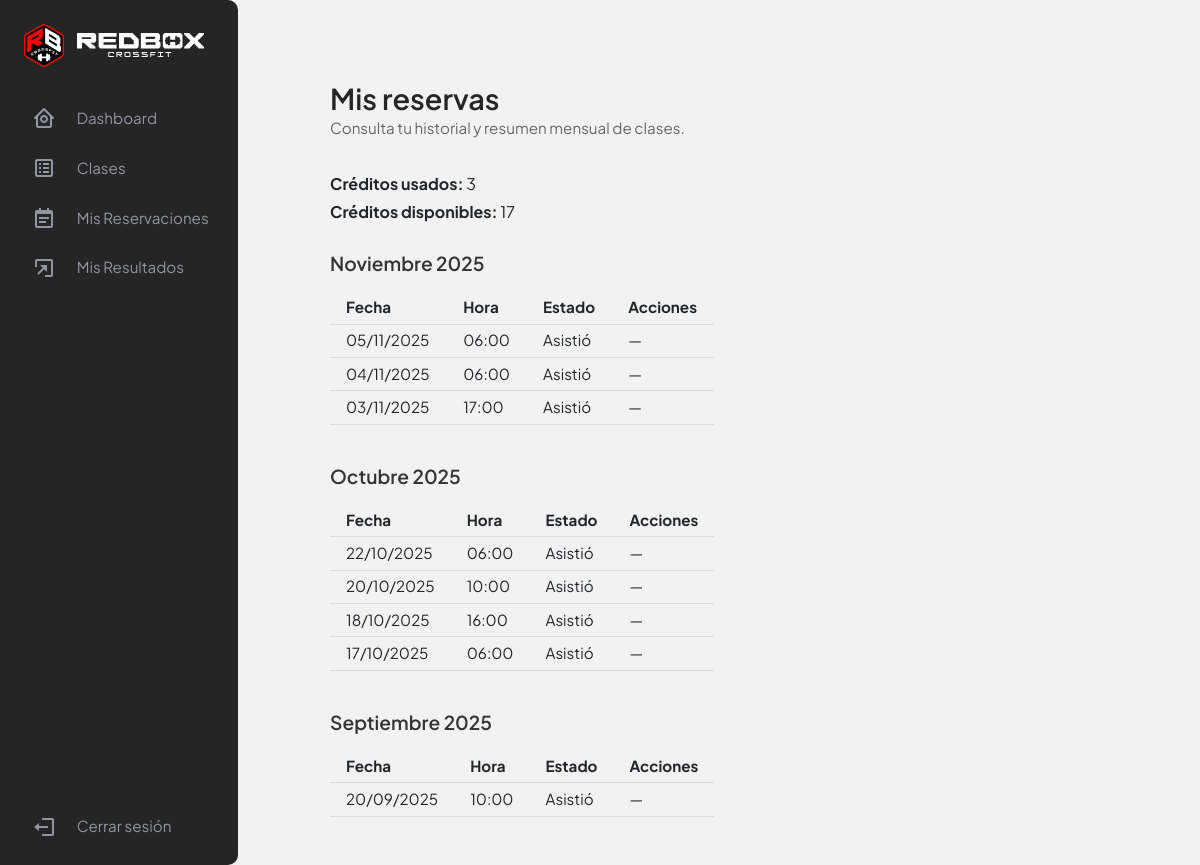
The page /myreservations/ (signed in) on the database as committed earlier.
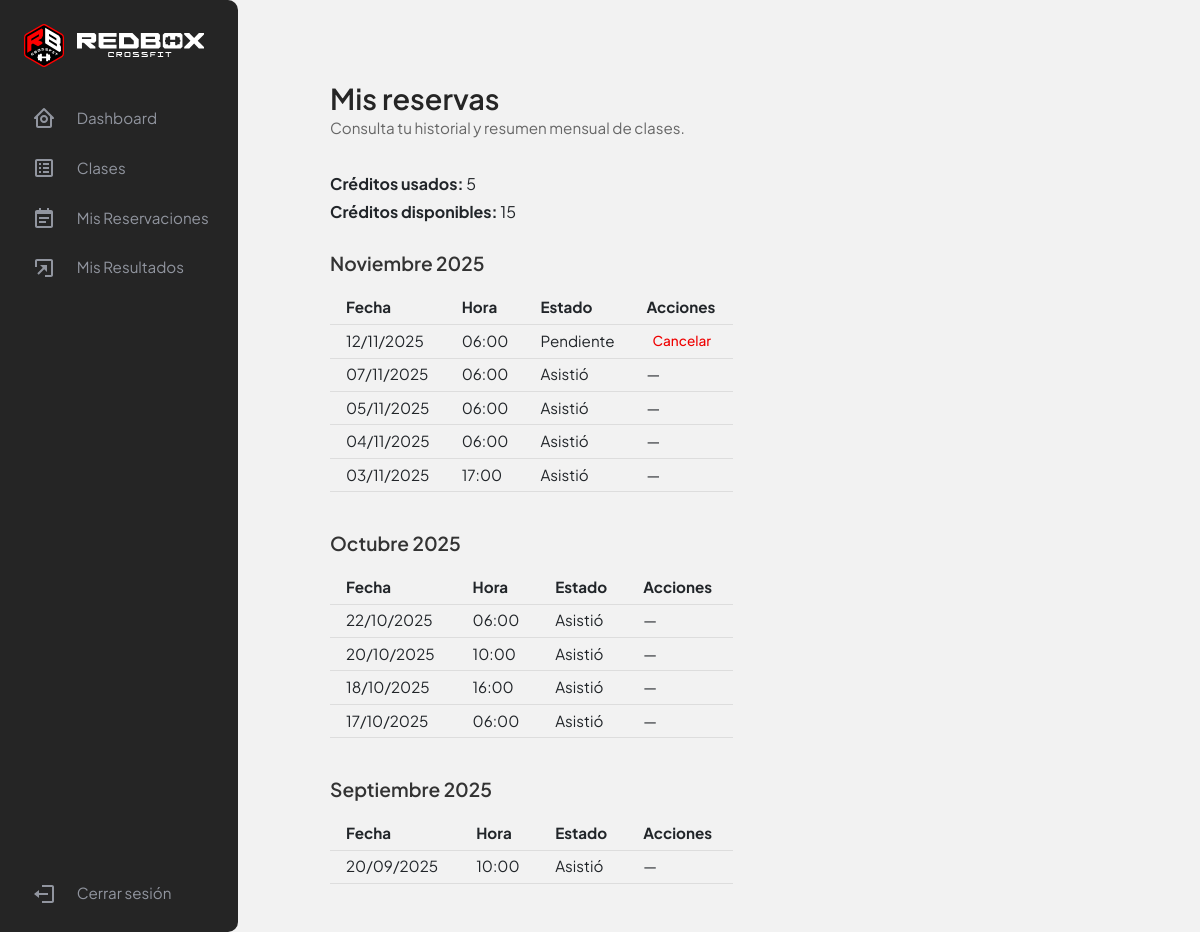
The same page on the database as committed later.
### tasks/models.py (models this page shows, shortened)
class Reservation(models.Model):
    user = models.ForeignKey(User, on_delete=models.CASCADE)
    date = models.DateField()
    time_slot = models.TimeField()

### tasks/views.py (the view)
# urls.py: path('myreservations/', views.myreservations, name='myreservations'),
@login_required
def myreservations(request):
    hoy = timezone.localdate()
    ahora = timezone.localtime()
    reservas = Reservation.objects.filter(
        user=request.user).order_by('-date', '-time_slot')
    reservas_por_mes = defaultdict(list)
    for r in reservas:
        fecha_hora = datetime.combine(r.date, r.time_slot)
        if timezone.is_naive(fecha_hora):
            fecha_hora = timezone.make_aware(fecha_hora)
        if hasattr(r, 'cancelada') and r.cancelada:
            estado = "Cancelada"
        elif fecha_hora < ahora:
            estado = "Asistió"
        else:
            estado = "Pendiente"
        mes = date_format(r.date, "F Y", use_l10n=True)
        reservas_por_mes[mes].append({
            'id': r.id,
            'fecha': r.date,
            'hora': r.time_slot,
            'estado': estado
        })
    reservas_mes = reservas.filter(date__month=hoy.month, date__year=hoy.year)
    creditos_usados = reservas_mes.count()
    request.user.profile.refresh_from_db()
    creditos_disponibles = request.user.profile.creditos
    return render(request, 'myreservations.html', {
        'reservas_por_mes': dict(reservas_por_mes),
        'creditos_usados': creditos_usados,
        'creditos_disponibles': creditos_disponibles,
    })

### tasks/templates/myreservations.html (shortened to what this page needs)
{% extends 'base.html' %}
{% load static %}
{% block content %}
<div class="gestion-roles-container mt-5">
    <h2 class="section-title">Mis reservas</h2>
    <p class="section-description mb-4">Consulta tu historial y resumen mensual de clases.</p>
    <div class="resumen-mensual mt-2">
        <div class="card-resumen">
            <p><strong>Créditos usados:</strong> {{ creditos_usados }}</p>
            <p><strong>Créditos disponibles:</strong> {{ creditos_disponibles }}</p>
        </div>
    </div>
    {% for mes, reservas in reservas_por_mes.items %}
    <h4 class="section-subtitle mt-4 mb-0">{{ mes|capfirst }}</h4>
    <div class="tabla-usuarios-wrapper mb-3">
        <table class="tabla-usuarios">
            <thead>
                <tr>
                    <th>Fecha</th>
                    <th>Hora</th>
                    <th>Estado</th>
                    <th>Acciones</th>
                </tr>
            </thead>
            <tbody>
                {% for r in reservas %}
                <tr>
                    <td>{{ r.fecha|date:"d/m/Y" }}</td>
                    <td>{{ r.hora|time:"H:i" }}</td>
                    <td>{{ r.estado }}</td>
                    <td class="text-start">
                        {% if r.estado == "Pendiente" %}
                        <form method="post" action="{% url 'cancelar_reserva' r.id %}" style="text-align: left;">
                            <button type="submit" class="btn-cancelar"
                                onclick="return confirm('¿Estás seguro que deseas cancelar esta reserva?')">Cancelar</button>
                        </form>
                        {% else %}
                        —
                        {% endif %}
                    </td>
                </tr>
                {% endfor %}
            </tbody>
        </table>
    </div>
    {% empty %}
    <p class="section-description">No tienes reservas registradas aún.</p>
    {% endfor %}
</div>
{% endblock %}

Rows that differ between the two databases and show on the page:
added Reservation: fecha "12/11/2025", hora "06:00"
added Reservation: fecha "07/11/2025", hora "06:00"
Other text that changed with them:
{{ creditos_usados }}: "3" → "5"
{{ creditos_disponibles }}: "17" → "15"
new list line: "Pendiente Cancelar Asistió —"
